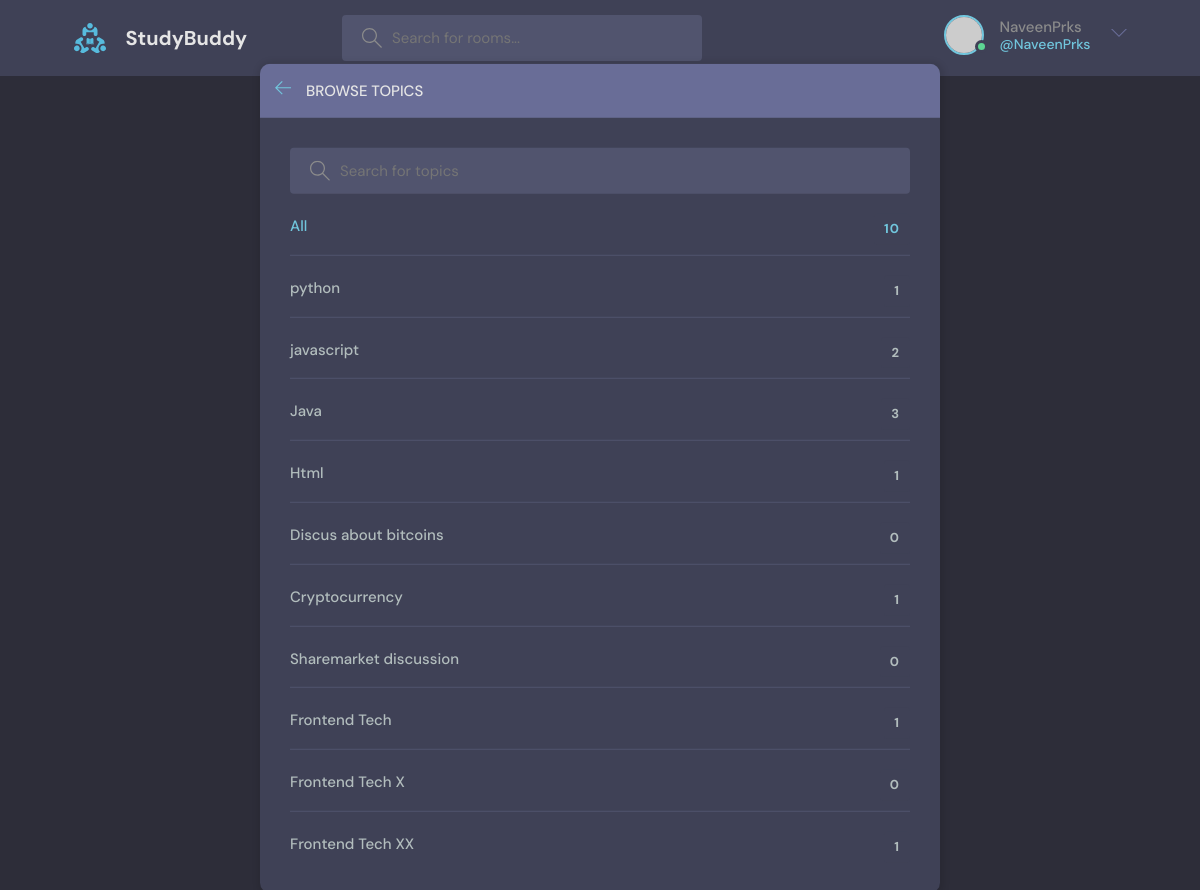
The page /topics-list/ (signed in) on the database its author committed.
### baseApp/models.py (models this page shows, shortened)
class Topic(models.Model):
    name=models.CharField(max_length=200)

### baseApp/views.py (the view)
# urls.py: path('topics-list/', views.topicsPage, name='topics-list'),
@login_required(login_url='login')
def topicsPage(request):
    q= request.GET.get('q') if request.GET.get('q') != None else ''
    topics= Topic.objects.filter(name__icontains=q)
    return render(request, 'baseApp/topics.html', {'topics':topics })

### baseApp/templates/baseApp/topics.html (shortened to what this page needs)
{% extends 'main.html' %} {% block content %}
<main class="create-room layout">
  <div class="container">
    <div class="layout__box">
      <div class="layout__boxHeader">
        <div class="layout__boxTitle">
          <a href="{% url 'home' %}">
            <svg
              version="1.1"
              xmlns="http://www.w3.org/2000/svg"
              width="32"
              height="32"
              viewBox="0 0 32 32"
            >
              <title>arrow-left</title>
              <path
                d="M13.723 2.286l-13.723 13.714 13.719 13.714 1.616-1.611-10.96-10.96h27.625v-2.286h-27.625l10.965-10.965-1.616-1.607z"
              ></path>
            </svg>
          </a>
          <h3>Browse Topics</h3>
        </div>
      </div>
      <div class="topics-page layout__body">
        <form method='get' class="header__search">
          <label>
            <input name='q' placeholder="Search for topics " />
          </label>
        </form>
        <ul class="topics__list">
          <li>
            <a href="{% url 'topics-list' %}" class="active"
              >All <span>{{topics.count}}</span></a
            >
          </li>
          {% for topic in topics %}
          <li>
            <a href="{% url 'home' %}?q={{topic.name}}"
              >{{topic.name}}<span>{{topic.room_set.all.count}}</span></a
            >
          </li>
          {% endfor %}
        </ul>
      </div>
    </div>
  </div>
</main>
{% endblock content %}

### templates/navbar.html (shortened to what this page needs)
{% load static %}
<header class="header header--loggedIn">
  <div class="container">
    <a href="{% url 'home' %}" class="header__logo">
      <img src="{% static 'images/logo.svg' %}" />
      <h1>StudyBuddy</h1>
    </a>
    <form class="header__search" method="GET" action="{% url 'home' %}">
      <label>
        <input name="q" type="text" placeholder="Search for rooms..." />
      </label>
    </form>
    <nav class="header__menu">
      {% if request.user.is_authenticated %}
      <div class="header__user">
        <a href="{% url 'user-profile' request.user.id %}" >
          <div class="avatar avatar--medium active">
            <img src="https://randomuser.me/api/portraits/men/37.jpg" />
          </div>
          <p>
            {{request.user.username}} <span>@{{request.user.username}} </span>
          </p>
        </a>
        <button class="dropdown-button">
          <svg
            version="1.1"
            xmlns="http://www.w3.org/2000/svg"
            width="32"
            height="32"
            viewBox="0 0 32 32"
          >
            <title>chevron-down</title>
            <path d="M16 21l-13-13h-3l16 16 16-16h-3l-13 13z"></path>
          </svg>
        </button>
      </div>
      {% else %}
      <a href="{% url 'login' %}">
        <img src="{% static 'images/avatar.svg' %}" />
        <p>Login</p>
      </a>
      {% endif %}
    </nav>
  </div>
</header>

### baseApp/static/styles/style.css (style rules this page uses)
:root { --color-main: #71c6dd; --color-main-light: #e1f6fb; --color-dark: #3f4156; --color-dark-medium: #51546e; --color-dark-light: #696d97; --color-light: #e5e5e5; --color-gray: #8b8b8b; --color-light-gray: #b2bdbd; --color-bg: #2d2d39; --color-success: #5dd693; --color-error: #fc4b0b; }
* { font-family: "DM Sans", -apple-system, BlinkMacSystemFont, "Segoe UI", Roboto, Oxygen, Ubuntu, Cantarell, "Open Sans", "Helvetica Neue", sans-serif; margin: 0; padding: 0; box-sizing: border-box; text-rendering: optimizeLegibility; font-size: inherit; }
html { font-size: 56.25%; }
@media only screen and (min-width: 1200px) { html { font-size: 62.5%; } }
body { line-height: 1.6; font-weight: 400; font-size: 1.5rem; color: var(--color-light-gray); background-color: var(--color-bg); min-height: 100vh; }
img { width: 100%; }
a { display: inline-block; color: var(--color-main); text-decoration: none; }
.container { max-width: 120rem; width: 90%; margin: auto; }
.avatar { position: relative; display: inline-block; border-radius: 50%; border: 2px solid var(--color-main); }
.avatar img { display: block; border-radius: 50%; object-fit: cover; object-position: center; }
.avatar::after { content: ""; display: block; position: absolute; background-color: var(--color-gray); z-index: 111; border-radius: 50%; border: 0.3rem solid var(--color-dark); }
.avatar.active::after { background-color: var(--color-success); }
.avatar.avatar--medium img { width: 3.6rem; height: 3.6rem; border-radius: 50%; }
.avatar.avatar--medium:after { width: 0.7rem; height: 0.7rem; bottom: 0px; right: -6px; }
.header { padding: 1.5rem; background-color: var(--color-dark); }
.header > .container { display: flex; gap: 9.5rem; }
.header__logo, .header__user { display: flex; gap: 2rem; align-items: center; }
.header__logo > img { height: 3.2rem; width: 3.2rem; }
.header__logo > h1 { font-weight: 700; font-size: 2rem; color: var(--color-light); }
.header__search > label { background-color: var(--color-dark-medium); padding: 1.3rem 1rem; display: flex; align-items: center; gap: 1rem; border-radius: 4px; }
.header__search svg { fill: var(--color-gray); width: 2rem; height: 2rem; margin-left: 1rem; }
.header__search input { width: 30rem; background: transparent; border: none; outline: none; color: var(--color-light); }
.header__menu { margin-left: auto; position: relative; }
.header__menu a { display: flex; gap: 1.5rem; align-items: center; font-weight: 500; text-decoration: none; color: var(--color-gray); }
.header__menu img { height: 3.6rem; }
.header__menu p { line-height: 1.2; }
.header__menu span { color: var(--color-main); font-weight: 500; font-size: 1.4rem; display: block; }
.header__menu svg { width: 1.6rem; height: 1.6rem; fill: var(--color-dark-light); }
.dropdown-button { background: transparent; border: 0; outline: 0; cursor: pointer; }
.layout { margin-top: 2.4rem; }
.layout > .container { display: flex; justify-content: space-between; align-items: flex-start; }
.layout__box { width: 90%; max-width: 48rem; min-height: 40rem; position: absolute; top: 50%; left: 50%; transform: translate(-50%, -46%); background-color: var(--color-dark); border-radius: 1rem; box-shadow: 1px 1px 6px 3px rgba(0, 0, 0, 0.1); overflow: hidden; }
.layout__boxHeader { display: flex; padding: 1.5rem; background-color: var(--color-dark-light); }
.layout__boxTitle { display: flex; gap: 1.5rem; align-items: center; }
.layout__boxTitle h3 { text-transform: uppercase; font-weight: 500; color: var(--color-light); }
.layout__boxTitle svg { width: 1.6rem; height: 1.6rem; fill: var(--color-main); }
.layout__body { margin: 3rem; }
.topics__list { list-style: none; }
.topics__list li a { display: flex; justify-content: space-between; margin-bottom: 3rem; font-weight: 500; color: var(--color-light-gray); transition: all 0.3s ease-in-out; }
.topics__list li a.active, .topics__list li a:hover { color: var(--color-main); }
.topics__list li a span { padding: 0.5rem 1rem; background-color: var(--color-dark); border-radius: 3px; font-size: 1.3rem; font-weight: 700; letter-spacing: 1px; }
.topics-page .topics__list li:not(:last-child) a { margin: 2rem 0; padding-bottom: 1rem; text-decoration: none; border-bottom: 1px solid var(--color-dark-medium); }
.topics-page .header__search { display: block; }
.create-room.layout .layout__box { max-width: 68rem; }

### rows shown on the page
Topic: name "python", room_set.all.count "1"
Topic: name "javascript", room_set.all.count "2"
Topic: name "Java", room_set.all.count "3"
Topic: name "Html", room_set.all.count "1"
Topic: name "Discus about bitcoins", room_set.all.count "0"
Topic: name "Cryptocurrency", room_set.all.count "1"
Topic: name "Sharemarket discussion", room_set.all.count "0"
Topic: name "Frontend Tech", room_set.all.count "1"
Topic: name "Frontend Tech X", room_set.all.count "0"
Topic: name "Frontend Tech XX", room_set.all.count "1"

### other values the page prints
{{ request.user.username }} "NaveenPrks"
{{ topics.count }} "10"
